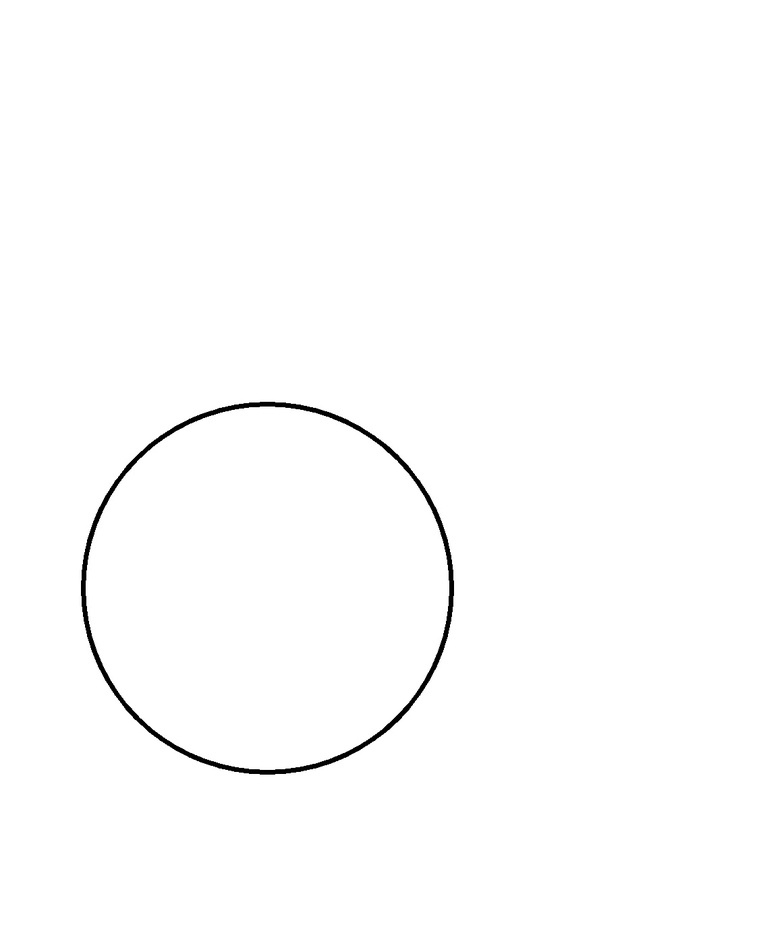
//> input picture UI_Based/dimNoteDimRecogClient/DimensionRecognition/x64/Release/Hough Circle Transform Demo.jpg, 761 x 927 px, shrunk from 1128 x 1375 before the run
$ ./dimRecog '../x64/Release/Hough Circle Transform Demo.jpg'   (built with g++ and OpenCV 4)
//> lines starting //> are read from the running program, lines starting //| are printed output that depends on the picture; after the words box and inside, x2 and y2 are one past the last pixel; in counts of white or black regions, pixels touching at a corner belong together
#include <iostream>
#include <opencv2/opencv.hpp>
using namespace std;
using namespace cv;

int main(int, char** argv)
{
	// Load the image
	Mat src = imread(argv[1]);
//> src is the input picture: 927 rows x 761 cols, CV_8UC3; min 0, max 255, mean 253
	// Check if image is loaded fine
	if (!src.data)
		cerr << "Problem loading image!!!" << endl;
	// Show source image
	//imshow("src", src);
	waitKey(0);
	// Transform source image to gray if it is not
	Mat gray;
	if (src.channels() == 3)
	{
		cvtColor(src, gray, CV_BGR2GRAY);
	}
	else
	{
		gray = src;
	}
	// Show gray image
	//imshow("gray", gray);
	waitKey(0);
	// Apply adaptiveThreshold at the bitwise_not of gray, notice the ~ symbol
	Mat bw;
	adaptiveThreshold(~gray, bw, 255, CV_ADAPTIVE_THRESH_MEAN_C, THRESH_BINARY, 15, -2);
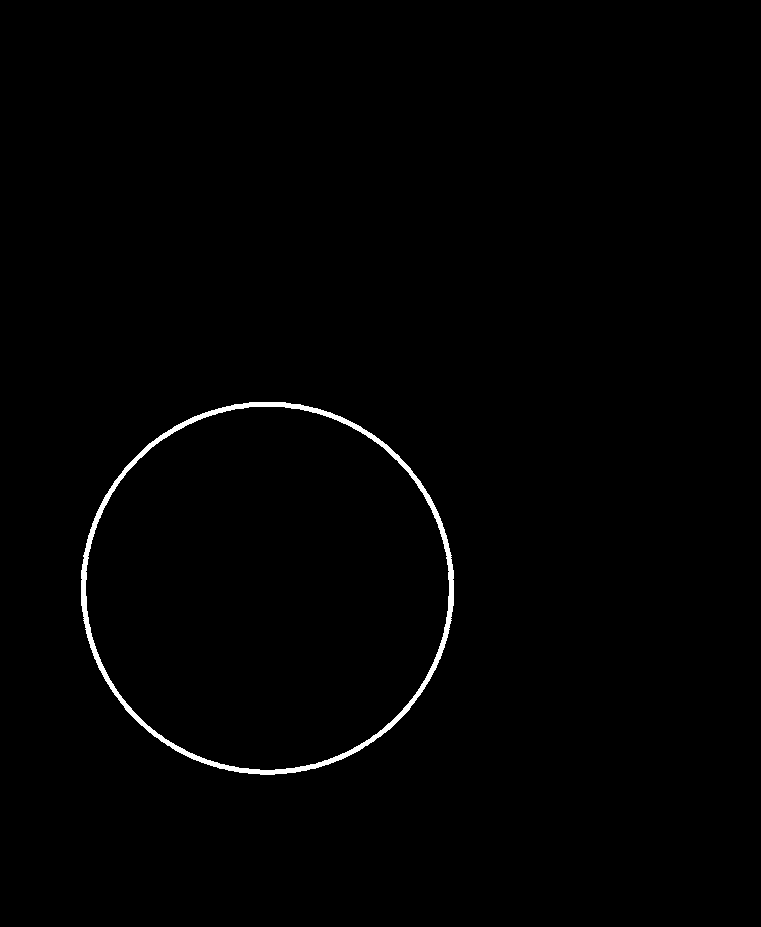
//> bw: 927 rows x 761 cols, CV_8UC1; 0.82% white; 1 white region, box (x1, y1, x2, y2) and area: (81, 402, 454, 775) 5817
	// Show binary image
	//imshow("binary", bw);
	waitKey(0);
	// Create the images that will use to extract the horizontal and vertical lines
	Mat horizontal = bw.clone();
	Mat vertical = bw.clone();
	Mat horVer = bw.clone();
	// Specify size on horizontal axis
	int horizontalsize = horizontal.cols / 30;
//> horizontalsize = 25
	// Create structure element for extracting horizontal lines through morphology operations
	Mat horizontalStructure = getStructuringElement(MORPH_RECT, Size(horizontalsize, 1));
//> horizontalStructure = 25 values from 1 to 1
	// Apply morphology operations
	erode(horizontal, horizontal, horizontalStructure, Point(-1, -1));
	dilate(horizontal, horizontal, horizontalStructure, Point(-1, -1));
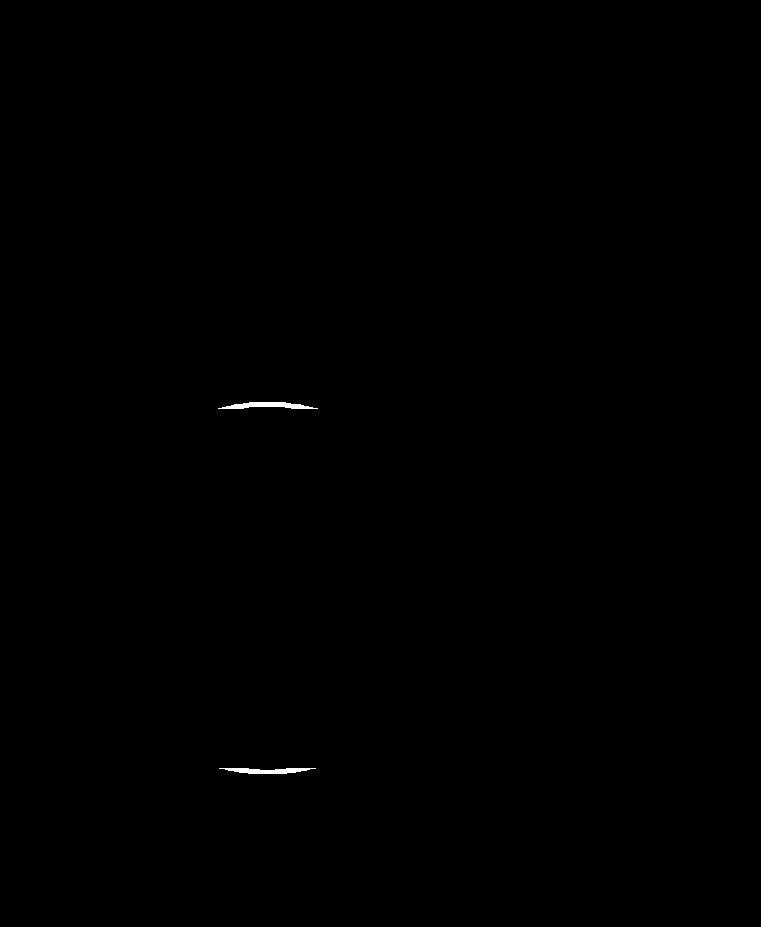
//> horizontal: 927 rows x 761 cols, CV_8UC1; 0.11% white; 2 white regions, box (x1, y1, x2, y2) and area: (218, 402, 318, 409) 416, (219, 768, 316, 774) 372
	// Show extracted horizontal lines
	//imshow("horizontal", horizontal);
	waitKey(0);
	// Specify size on vertical axis
	int verticalsize = vertical.rows / 30;
//> verticalsize = 30
	// Create structure element for extracting vertical lines through morphology operations
	Mat verticalStructure = getStructuringElement(MORPH_RECT, Size(1, verticalsize));
//> verticalStructure = 30 values from 1 to 1
	// Apply morphology operations
	erode(vertical, vertical, verticalStructure, Point(-1, -1));
	dilate(vertical, vertical, verticalStructure, Point(-1, -1));
//> vertical: 927 rows x 761 cols, CV_8UC1; 0.08% white; 2 white regions, box (x1, y1, x2, y2) and area: (82, 549, 87, 635) 296, (448, 549, 453, 635) 296
	// Show extracted vertical lines
	//("vertical", vertical);
	waitKey(0);
	//addWeighted(vertical, 0.5, horizontal, 0.5, 0.0, horVer);
	horVer = vertical + horizontal;
	subtract(bw, horVer, horVer);
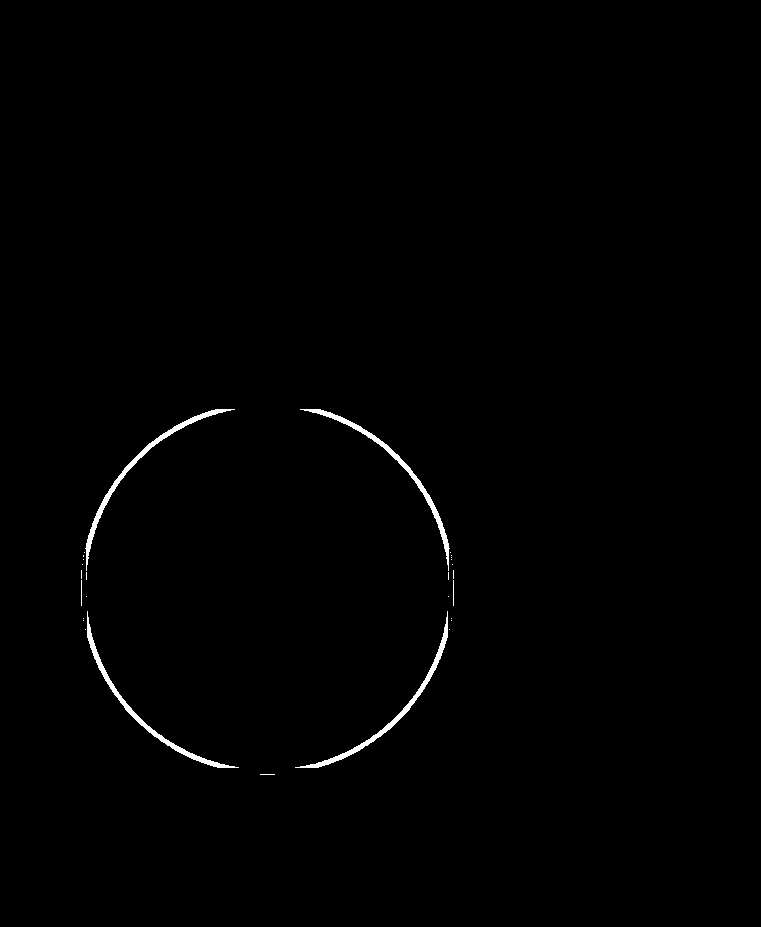
//> horVer: 927 rows x 761 cols, CV_8UC1; 0.63% white; 28 white regions (22 under 20 px), largest, box (x1, y1, x2, y2) and area: (300, 409, 450, 571) 1094, (85, 409, 235, 571) 1089, (295, 611, 448, 768) 1075, (87, 611, 239, 768) 1070, (81, 580, 82, 606) 26, (453, 580, 454, 606) 26
	//horVer = horVer + bw;
	/*
	// initialize the output matrix with zeros
	Mat new_image = Mat::zeros(horVer.size(), horVer.type());

	// create a matrix with all elements equal to 255 for subtraction
	Mat sub_mat = Mat::ones(horVer.size(), horVer.type()) * 255;

	//subtract the original matrix by sub_mat to give the negative output new_image
	subtract(sub_mat, horVer, new_image);
	*/
	bitwise_not(horVer, horVer);
	imwrite("horizontal_vertical.jpg", horVer);
	// Inverse vertical image
	vertical = horVer;
	bitwise_not(vertical, vertical);
	//imshow("vertical_bit", vertical);
	waitKey(0);
	// Extract edges and smooth image according to the logic
	// 1. extract edges
	// 2. dilate(edges)
	// 3. src.copyTo(smooth)
	// 4. blur smooth img
	// 5. smooth.copyTo(src, edges)
	// Step 1
	Mat edges;
	adaptiveThreshold(vertical, edges, 255, CV_ADAPTIVE_THRESH_MEAN_C, THRESH_BINARY, 3, -2);
//> edges: 927 rows x 761 cols, CV_8UC1; 0.36% white in thin lines or dots, all inside (x1, y1, x2, y2) = (81, 409, 454, 775)
	//imshow("edges", edges);
	waitKey(0);
	// Step 2
	Mat kernel = Mat::ones(2, 2, CV_8UC1);
	dilate(edges, edges, kernel);
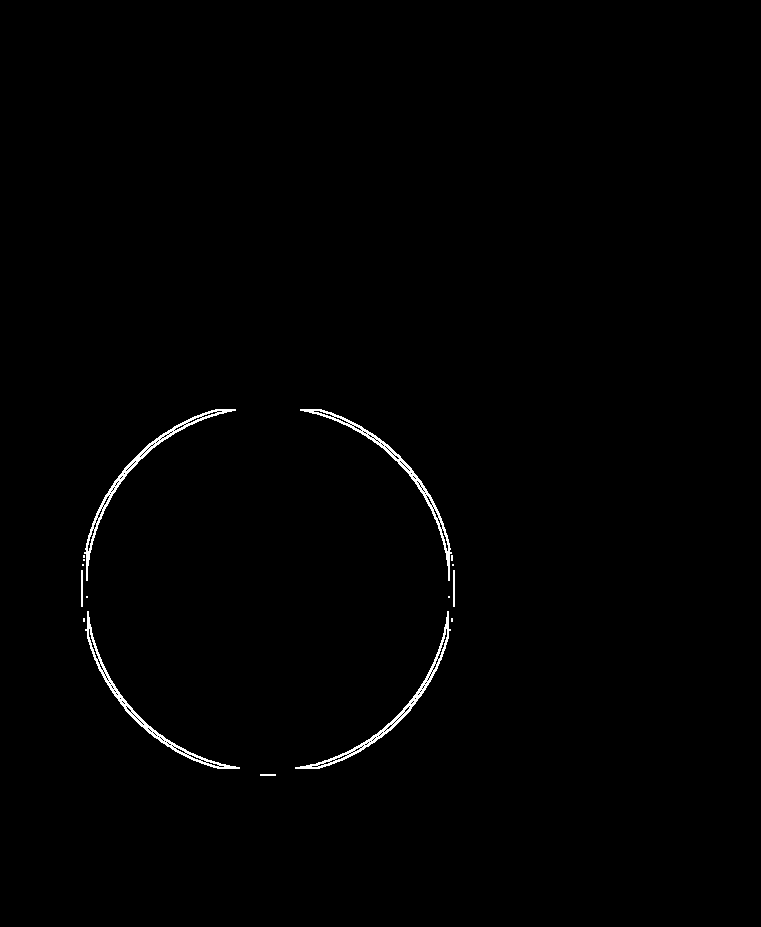
//> edges: 927 rows x 761 cols, CV_8UC1; 0.72% white in thin lines or dots, all inside (x1, y1, x2, y2) = (81, 409, 455, 776)
	//imshow("dilate", edges);
	waitKey(0);
	// Step 3
	Mat smooth;
	vertical.copyTo(smooth);
	// Step 4
	blur(smooth, smooth, Size(2, 2));
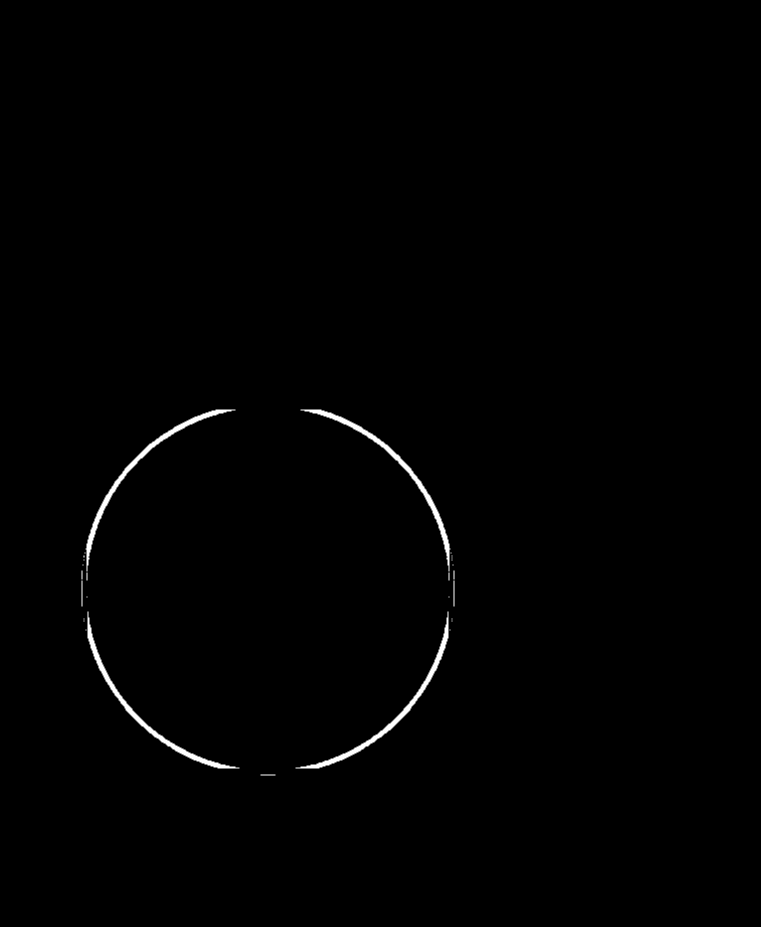
//> smooth: 927 rows x 761 cols, CV_8UC1; 0.39% of pixels changed, all inside (x1, y1, x2, y2) = (81, 409, 455, 776)
	// Step 5
	smooth.copyTo(vertical, edges);
	// Show final result
	//imshow("smooth", vertical);
	adaptiveThreshold(vertical, vertical, 255, CV_ADAPTIVE_THRESH_MEAN_C, THRESH_BINARY, 3, -2);
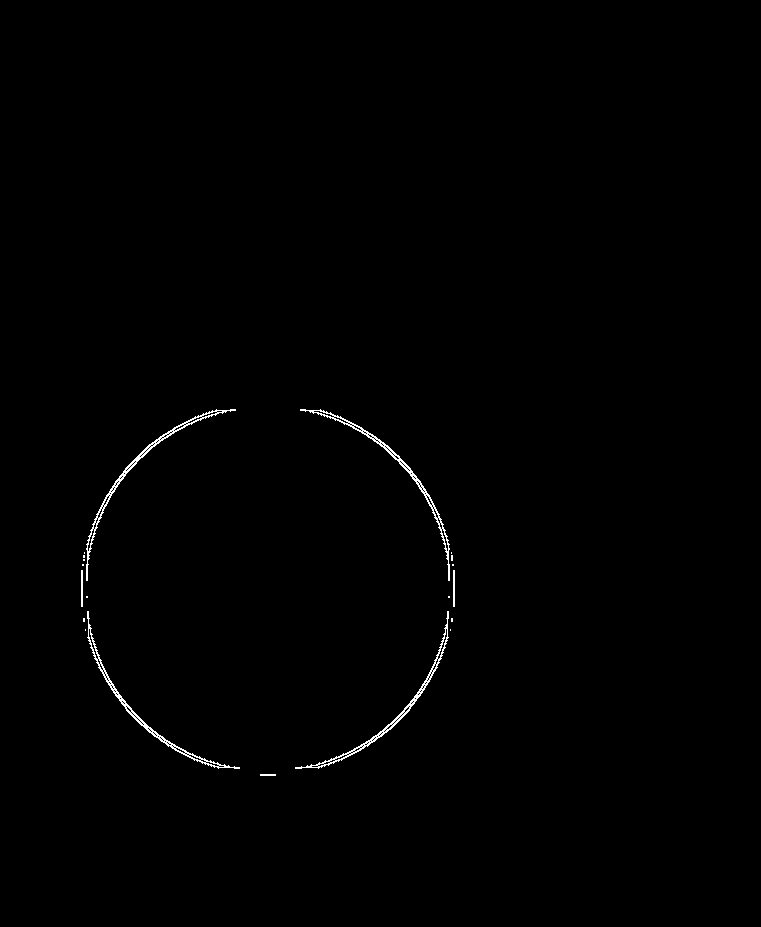
//> vertical: 927 rows x 761 cols, CV_8UC1; 0.52% white in thin lines or dots, all inside (x1, y1, x2, y2) = (81, 409, 455, 776)
	bitwise_not(vertical, vertical);
	imwrite("vertical.jpg", vertical);

	Mat whitemat = Mat::ones(vertical.size(), vertical.type()) * 255;
	vector<Vec3f> circles;

	/// Apply the Hough Transform to find the circles
	HoughCircles(vertical, circles, CV_HOUGH_GRADIENT, 1, vertical.rows / 8, 200, 150, 0, 0);
//> circles = empty

	/// Draw the circles detected
	for (size_t i = 0; i < circles.size(); i++)
	{
		Point center(cvRound(circles[i][0]), cvRound(circles[i][1]));
		int radius = cvRound(circles[i][2]);
		// circle outline
		circle(whitemat, center, radius, Scalar(0, 0, 0), 6, 8, 0);
	}
//> this loop made 0 passes
//> whitemat: 927 rows x 761 cols, CV_8UC1; every value is 255

	/// Show your results

	imwrite("Hough Circle Transform Demo.jpg", whitemat);


	waitKey(0);
	return 0;
}
